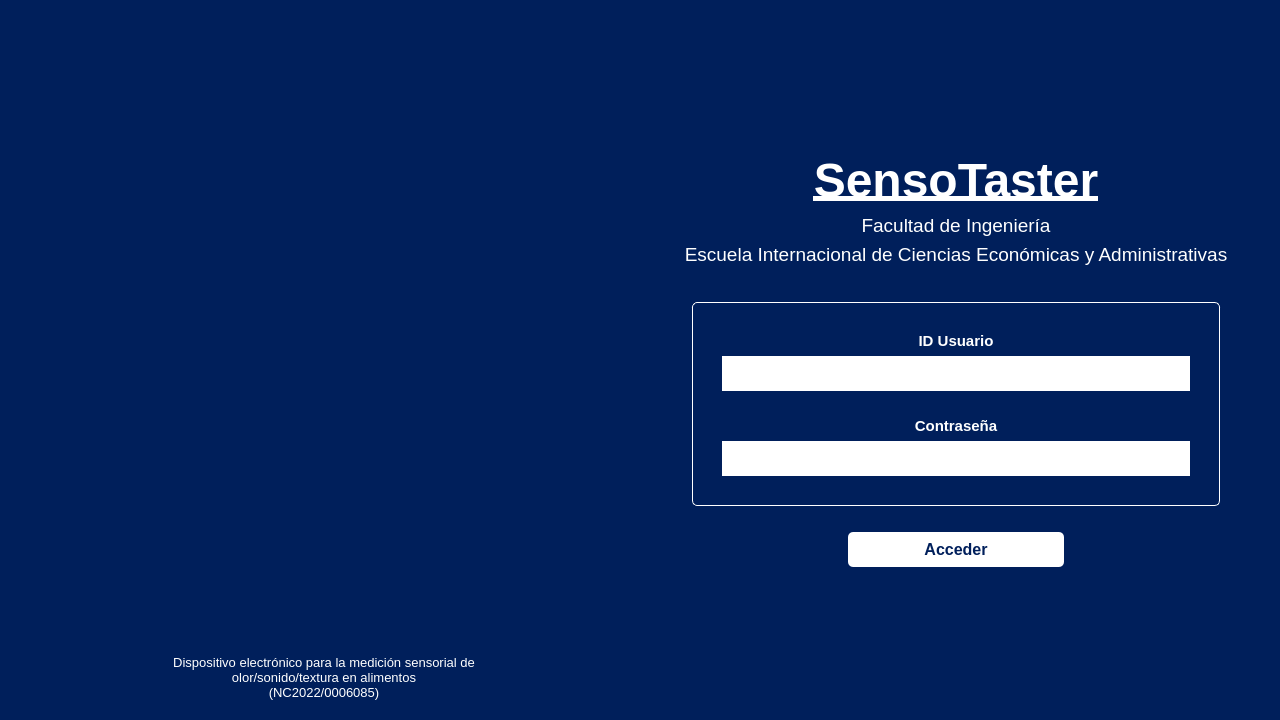
<?xml version="1.0" encoding="UTF-8"?>
<ui version="4.0">
 <class>LoginForm</class>
 <widget class="QWidget" name="LoginForm">
  <property name="geometry">
   <rect>
    <x>0</x>
    <y>0</y>
    <width>1280</width>
    <height>720</height>
   </rect>
  </property>
  <property name="windowTitle">
   <string>SensoTaster - Login</string>
  </property>
  <property name="styleSheet">
   <string notr="true">background-color: #001F5B; color: white; font-family: 'Segoe UI', Arial, sans-serif;</string>
  </property>
  <layout class="QHBoxLayout" name="horizontalLayout" stretch="5,5">
   <item>
    <widget class="QWidget" name="leftWidget" native="true">
     <layout class="QVBoxLayout" name="verticalLayoutLeft">
      <item>
       <spacer name="verticalSpacerLeftTop">
        <property name="orientation">
         <enum>Qt::Orientation::Vertical</enum>
        </property>
        <property name="sizeHint" stdset="0">
         <size>
          <width>20</width>
          <height>40</height>
         </size>
        </property>
       </spacer>
      </item>
      <item>
       <widget class="QLabel" name="labelEUSab">
        <property name="sizePolicy">
         <sizepolicy hsizetype="Preferred" vsizetype="Preferred">
          <horstretch>0</horstretch>
          <verstretch>0</verstretch>
         </sizepolicy>
        </property>
        <property name="maximumSize">
         <size>
          <width>351</width>
          <height>277</height>
         </size>
        </property>
        <property name="styleSheet">
         <string>background: transparent;</string>
        </property>
        <property name="text">
         <string/>
        </property>
        <property name="pixmap">
         <pixmap>../../resources/images/EUSab.png</pixmap>
        </property>
        <property name="scaledContents">
         <bool>true</bool>
        </property>
        <property name="alignment">
         <set>Qt::AlignmentFlag::AlignCenter</set>
        </property>
       </widget>
      </item>
      <item>
       <spacer name="verticalSpacerLeftMid">
        <property name="orientation">
         <enum>Qt::Orientation::Vertical</enum>
        </property>
        <property name="sizeHint" stdset="0">
         <size>
          <width>20</width>
          <height>40</height>
         </size>
        </property>
       </spacer>
      </item>
      <item>
       <widget class="QLabel" name="labelCapsab">
        <property name="maximumSize">
         <size>
          <width>127</width>
          <height>206</height>
         </size>
        </property>
        <property name="styleSheet">
         <string>background: transparent;</string>
        </property>
        <property name="text">
         <string/>
        </property>
        <property name="pixmap">
         <pixmap>../../resources/images/logo_capsab.png</pixmap>
        </property>
        <property name="scaledContents">
         <bool>true</bool>
        </property>
        <property name="alignment">
         <set>Qt::AlignmentFlag::AlignCenter</set>
        </property>
       </widget>
      </item>
      <item>
       <spacer name="verticalSpacerLeftBottom">
        <property name="orientation">
         <enum>Qt::Orientation::Vertical</enum>
        </property>
        <property name="sizeHint" stdset="0">
         <size>
          <width>20</width>
          <height>40</height>
         </size>
        </property>
       </spacer>
      </item>
      <item>
       <widget class="QLabel" name="labelFooter">
        <property name="font">
         <font>
          <family>Segoe UI</family>
          <pointsize>10</pointsize>
         </font>
        </property>
        <property name="text">
         <string>Dispositivo electrónico para la medición sensorial de
olor/sonido/textura en alimentos
(NC2022/0006085)</string>
        </property>
        <property name="alignment">
         <set>Qt::AlignmentFlag::AlignCenter</set>
        </property>
        <property name="wordWrap">
         <bool>true</bool>
        </property>
       </widget>
      </item>
     </layout>
    </widget>
   </item>
   <item>
    <widget class="QWidget" name="rightWidget" native="true">
     <layout class="QVBoxLayout" name="verticalLayoutRight">
      <item>
       <spacer name="verticalSpacerRightTop">
        <property name="orientation">
         <enum>Qt::Orientation::Vertical</enum>
        </property>
        <property name="sizeHint" stdset="0">
         <size>
          <width>20</width>
          <height>40</height>
         </size>
        </property>
       </spacer>
      </item>
      <item>
       <widget class="QLabel" name="lblTitle">
        <property name="font">
         <font>
          <family>Segoe UI</family>
          <pointsize>36</pointsize>
          <bold>true</bold>
         </font>
        </property>
        <property name="text">
         <string>&lt;html&gt;&lt;head/&gt;&lt;body&gt;&lt;p&gt;&lt;span style=&quot; text-decoration: underline;&quot;&gt;SensoTaster&lt;/span&gt;&lt;/p&gt;&lt;/body&gt;&lt;/html&gt;</string>
        </property>
        <property name="alignment">
         <set>Qt::AlignmentFlag::AlignCenter</set>
        </property>
       </widget>
      </item>
      <item>
       <widget class="QLabel" name="lblSubtitle">
        <property name="font">
         <font>
          <family>Segoe UI</family>
          <pointsize>14</pointsize>
         </font>
        </property>
        <property name="text">
         <string>Facultad de Ingeniería</string>
        </property>
        <property name="alignment">
         <set>Qt::AlignmentFlag::AlignCenter</set>
        </property>
       </widget>
      </item>
      <item>
       <widget class="QLabel" name="lblSubtitle2">
        <property name="font">
         <font>
          <family>Segoe UI</family>
          <pointsize>14</pointsize>
         </font>
        </property>
        <property name="styleSheet">
         <string>margin-bottom: 30px;</string>
        </property>
        <property name="text">
         <string>Escuela Internacional de Ciencias Económicas y Administrativas</string>
        </property>
        <property name="alignment">
         <set>Qt::AlignmentFlag::AlignCenter</set>
        </property>
        <property name="wordWrap">
         <bool>true</bool>
        </property>
       </widget>
      </item>
      <item>
       <widget class="QFrame" name="frameLogin">
        <property name="styleSheet">
         <string>QFrame#frameLogin {
    border: 1px solid white;
    border-radius: 5px;
    padding: 20px;
    margin-left: 40px;
    margin-right: 40px;
}
QLabel {
    border: none;
    font-size: 11pt;
    font-weight: bold;
}
QLineEdit {
    background-color: white;
    color: black;
    border: none;
    border-radius: 0px;
    padding: 5px;
    min-height: 25px;
}</string>
        </property>
        <layout class="QVBoxLayout" name="verticalLayoutFrame">
         <item>
          <widget class="QLabel" name="lblUser">
           <property name="text">
            <string>ID Usuario</string>
           </property>
           <property name="alignment">
            <set>Qt::AlignmentFlag::AlignCenter</set>
           </property>
          </widget>
         </item>
         <item>
          <widget class="QLineEdit" name="inputUser"/>
         </item>
         <item>
          <spacer name="verticalSpacerInsideFrame">
           <property name="orientation">
            <enum>Qt::Orientation::Vertical</enum>
           </property>
           <property name="sizeHint" stdset="0">
            <size>
             <width>20</width>
             <height>20</height>
            </size>
           </property>
          </spacer>
         </item>
         <item>
          <widget class="QLabel" name="lblPass">
           <property name="text">
            <string>Contraseña</string>
           </property>
           <property name="alignment">
            <set>Qt::AlignmentFlag::AlignCenter</set>
           </property>
          </widget>
         </item>
         <item>
          <widget class="QLineEdit" name="inputPass">
           <property name="echoMode">
            <enum>QLineEdit::EchoMode::Password</enum>
           </property>
          </widget>
         </item>
        </layout>
       </widget>
      </item>
      <item>
       <layout class="QHBoxLayout" name="horizontalLayoutButton">
        <item>
         <spacer name="horizontalSpacerBtnLeft">
          <property name="orientation">
           <enum>Qt::Orientation::Horizontal</enum>
          </property>
          <property name="sizeHint" stdset="0">
           <size>
            <width>40</width>
            <height>20</height>
           </size>
          </property>
         </spacer>
        </item>
        <item>
         <widget class="QPushButton" name="btnAccess">
          <property name="font">
           <font>
            <family>Segoe UI</family>
            <pointsize>12</pointsize>
            <bold>true</bold>
           </font>
          </property>
          <property name="cursor">
           <cursorShape>PointingHandCursor</cursorShape>
          </property>
          <property name="styleSheet">
           <string>QPushButton {
    background-color: white;
    color: #001F5B;
    border-radius: 5px;
    padding: 8px;
    min-width: 200px;
    margin-top: 20px;
}
QPushButton:hover {
    background-color: #E0E0E0;
}</string>
          </property>
          <property name="text">
           <string>Acceder</string>
          </property>
         </widget>
        </item>
        <item>
         <spacer name="horizontalSpacerBtnRight">
          <property name="orientation">
           <enum>Qt::Orientation::Horizontal</enum>
          </property>
          <property name="sizeHint" stdset="0">
           <size>
            <width>40</width>
            <height>20</height>
           </size>
          </property>
         </spacer>
        </item>
       </layout>
      </item>
      <item>
       <spacer name="verticalSpacerRightBottom">
        <property name="orientation">
         <enum>Qt::Orientation::Vertical</enum>
        </property>
        <property name="sizeHint" stdset="0">
         <size>
          <width>20</width>
          <height>40</height>
         </size>
        </property>
       </spacer>
      </item>
     </layout>
    </widget>
   </item>
  </layout>
 </widget>
 <resources/>
 <connections/>
</ui>
